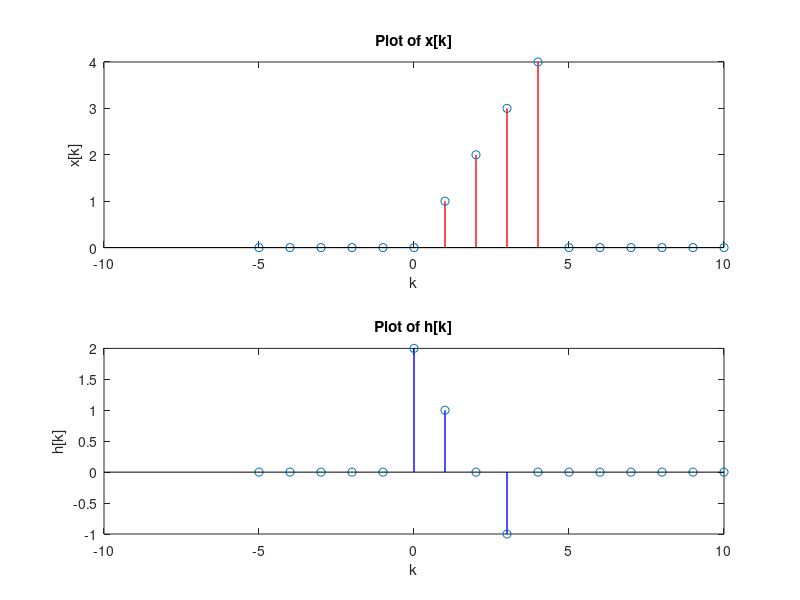
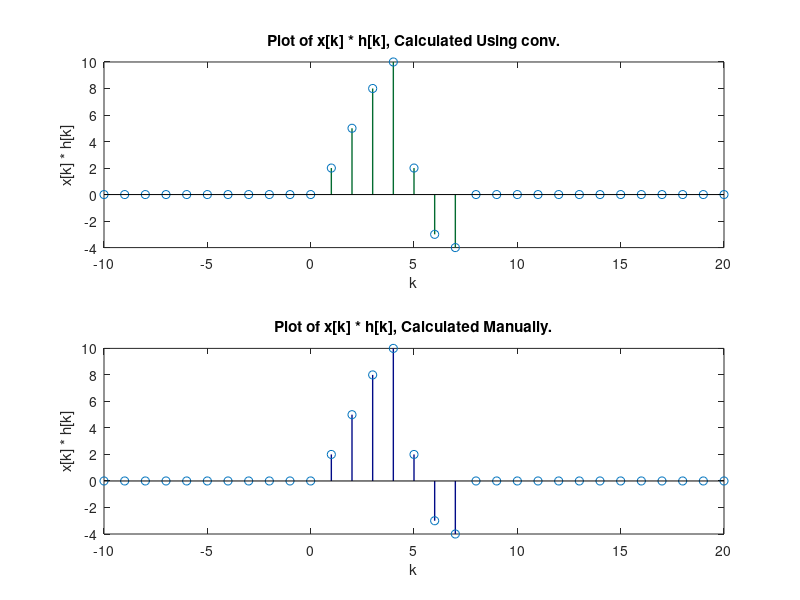

The MATLAB script that drew these images, in order:
figure(1);

% plot x[k]
subplot(2, 1, 1);
k = -5:10;
x = zeros(size(k));
x(0 <= k & k <= 4) = k(0<= k & k <= 4);
stem(k, x, 'LineWidth', 1, 'Color', 'r');
title('Plot of x[k]');
xlabel('k');
ylabel('x[k]');

% plot h[k]
subplot(2, 1, 2);
h = zeros(size(k));
h(0 <= k & k <= 3) = 2 - k(0 <= k & k <= 3);
stem(k, h, 'LineWidth', 1, 'Color', 'b');
title('Plot of h[k]');
xlabel('k');
ylabel('h[k]');

figure(2);

% convolve using 'conv' and plot the result
subplot(2, 1, 1);
y = conv(x, h);
k_conv = (min(k) + min(k)) : (max(k) + max(k)); % convolution range
stem(k_conv, y, 'LineWidth', 1, 'Color', '#036b30');
title('Plot of x[k] * h[k], Calculated Using conv.');
xlabel('k');
ylabel('x[k] * h[k]');

% manually compute the convolution and plot the result
subplot(2, 1, 2);
len_x = length(x);
len_h = length(h);
len_y = len_x + len_h - 1;  % length of the result
y_manual = zeros(1, len_y);
for k = 1:len_y
  for n = 1:len_x
    if (k-n+1 > 0) && (k-n+1 <= len_h)
      y_manual(k) = y_manual(k) + x(n) * h(k-n+1);
    end
  end
end
stem(k_conv, y_manual, 'LineWidth', 1, 'Color', '#010a87');
title('Plot of x[k] * h[k], Calculated Manually.');
xlabel('k');
ylabel('x[k] * h[k]');
